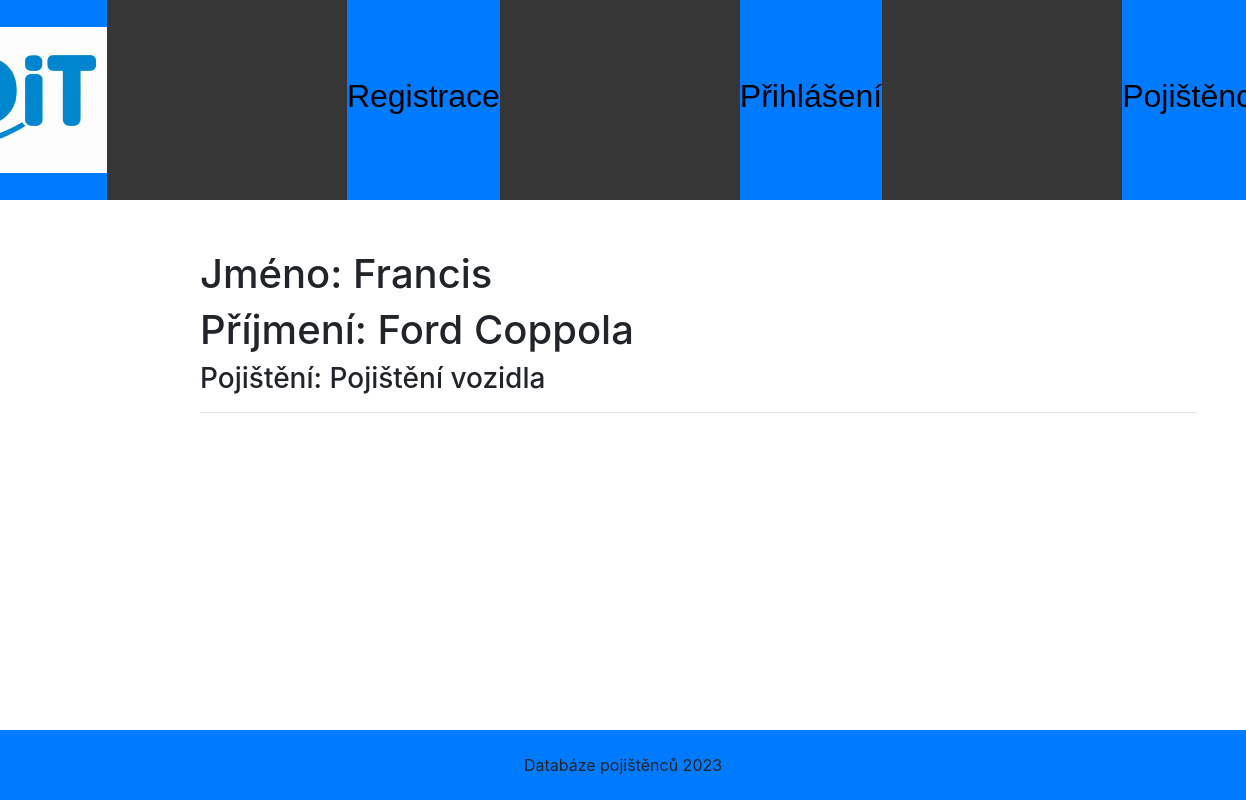
The page /databaze_pojistencu/1/pojistenec_detail/ on the database its author committed.
### databaze_pojistencu/models.py (models this page shows, shortened)
class Pojistenec(models.Model):
    jmeno = models.CharField(max_length=200, verbose_name="Jméno")
    prijmeni = models.CharField(max_length=180, verbose_name="Příjmení")
    vek = models.CharField(max_length=180, default='', verbose_name="Věk")
    adresa = models.CharField(max_length=180, default='', verbose_name="Adresa")
    pojisteni = models.ForeignKey(Pojisteni, on_delete=models.SET_NULL, null=True, verbose_name="Druh pojištění")
    detail_pojisteni = models.ManyToManyField(Detail_pojisteni)
    def __init__(self, *args, **kwargs):
        super(Pojistenec, self).__init__(*args, **kwargs)
    class Meta:
        verbose_name="Pojištěnec"
        verbose_name_plural="Pojištěnci"

class Pojisteni(models.Model):
    nazev_pojisteni = models.CharField(max_length=80, verbose_name="Pojištění")
    class Meta:
        verbose_name="Pojištění"
        verbose_name_plural="Pojištění"

### databaze_pojistencu/views.py (the view, shortened to what this page needs)
# urls.py: path("<int:pk>/pojistenec_detail/", views.CurrentPojistenecView.as_view(), name="pojistenec_detail"),
class CurrentPojistenecView(generic.DetailView):
    model = Pojistenec
    template_name = "databaze_pojistencu/pojistenec_detail.html"
    def get(self, request, pk):
        try:
            pojistenec = self.get_object()
        except:
            return redirect("pojistenec_index")
        return render(request, self.template_name, {"pojistenec" : pojistenec})

### databaze_pojistencu/templates/databaze_pojistencu/pojistenec_detail.html (shortened to what this page needs)
{% extends "base.html" %}
{% block content %}
    <h1> Jméno: {{ pojistenec.jmeno }} </h1>
    <h1> Příjmení: {{ pojistenec.prijmeni }} </h1></small>
    <h3> Pojištění: {{pojistenec.pojisteni.nazev_pojisteni}} </h3>
    <hr>
{% endblock %}

### databaze_pojistencu/static/css/style.css (style rules this page uses)
html, body { width: 100%; height: 100%; margin: 0; }

### rows shown on the page
Pojistenec: jmeno "Francis", prijmeni "Ford Coppola", pojisteni.nazev_pojisteni "Pojištění vozidla"
